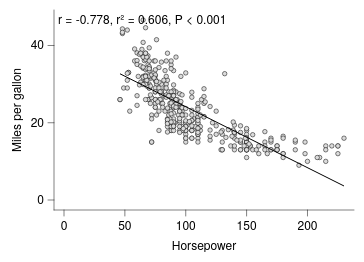

Here is the Vega-Lite specification saved for this chart:
### Vega-Lite specification from a JSON file in a GitHub repository (floating-point values rounded to 4 significant figures; data arrays with more than 128 entries replaced by an {"elided": "..."} marker saying what was removed)
{"background": null, "config": {"arc": {"fill": "#DBDBDB", "fillOpacity": 1.0, "innerRadius": 25.0, "padAngle": 0.03, "stroke": "black", "strokeOpacity": 1, "strokeWidth": 0.25}, "area": {"fill": "#DBDBDB", "fillOpacity": 1.0, "stroke": "black", "strokeOpacity": 1, "strokeWidth": 0.25}, "axis": {"domain": true, "domainCap": "round", "domainColor": "black", "domainWidth": 0.25, "grid": false, "gridCap": "round", "gridColor": "#F1F1F1", "gridDash": [0, 0], "gridOpacity": 1.0, "gridWidth": 0.25, "labelColor": "black", "labelFont": "Helvetica Neue, HelveticaNeue, Helvetica, Arial, sans-serif", "labelFontSize": 6, "labelFontStyle": "normal", "labelFontWeight": 400, "offset": 0, "ticks": true, "tickCap": "round", "tickColor": "black", "tickRound": false, "tickSize": 3.0, "tickWidth": 0.25, "titleColor": "black", "titleFont": "Helvetica Neue, HelveticaNeue, Helvetica, Arial, sans-serif", "titleFontSize": 6, "titleFontStyle": "normal", "titleFontWeight": 400}, "axisX": {"domain": true, "labelAlign": "center", "labelAngle": 0, "labels": true, "ticks": true, "translate": 0}, "axisY": {"domain": true, "labelAlign": "right", "labelAngle": 0, "labels": true, "ticks": true, "translate": 0}, "axisRight": {"domain": true, "labelAlign": "left", "labelAngle": 0, "labels": true, "ticks": true, "translate": 0}, "axisTop": {"domain": true, "labelAlign": "center", "labelAngle": 0, "labels": true, "ticks": true, "translate": 0}, "axisBand": {"tickOffset": 0}, "bar": {"fill": "#DBDBDB", "fillOpacity": 1.0, "stroke": "black", "strokeOpacity": 1, "strokeWidth": 0.25}, "boxplot": {"size": 9.0, "ticks": {"cornerRadius": 0.25, "fill": "black", "opacity": 1, "size": 4.5, "thickness": 0.25}, "box": {"fillOpacity": 1.0, "stroke": "black", "strokeOpacity": 1, "strokeWidth": 0.25}, "median": {"cornerRadius": 0, "fill": "black", "fillOpacity": 1.0, "opacity": 1, "size": 9.0, "thickness": 0.25}, "rule": {"fill": "black", "fillOpacity": 1.0, "size": 10.0, "stroke": "black", "strokeDash": [0, 0], "strokeOpacity": 1, "strokeWidth": 0.25}, "outliers": {"color": "black", "fill": "black", "fillOpacity": 1.0, "size": 0, "stroke": "black", "strokeOpacity": 1, "strokeWidth": 0.25}}, "circle": {"fill": "black", "fillOpacity": 1.0, "size": 1.25, "stroke": null, "strokeOpacity": 1, "strokeWidth": 0.25}, "errorband": {"band": {"fillOpacity": 0.6, "stroke": null, "strokeWidth": 0.25, "strokeOpacity": 1}, "borders": {"opacity": 0, "strokeOpacity": 1, "strokeWidth": 0.25}}, "errorbar": {"opacity": 1, "rule": {"strokeDash": [0, 0], "strokeWidth": 0.25}, "ticks": {"color": "black", "cornerRadius": 0.125, "opacity": 1, "size": 6.0, "thickness": 0.25}, "thickness": 0.25}, "font": "Helvetica Neue, HelveticaNeue, Helvetica, Arial, sans-serif", "geoshape": {"fill": "#DBDBDB", "fillOpacity": 1.0, "stroke": "black", "strokeOpacity": 1, "strokeWidth": 0.25}, "header": {"labelColor": "black", "labelFont": "Helvetica Neue, HelveticaNeue, Helvetica, Arial, sans-serif", "labelFontSize": 6, "labelFontStyle": "normal", "labelFontWeight": 400, "titleColor": "black", "titleFont": "Helvetica Neue, HelveticaNeue, Helvetica, Arial, sans-serif", "titleFontSize": 6, "titleFontStyle": "normal", "titleFontWeight": 400, "titlePadding": 0}, "legend": {"disable": false, "offset": 4.5, "titlePadding": 4, "labelOffset": 2, "gradientLabelOffset": 2, "columnPadding": 4, "rowPadding": 2, "gradientThickness": 5, "gradientOpacity": 1.0, "gradientStrokeColor": "black", "gradientStrokeWidth": 0.25, "labelColor": "black", "labelFont": "Helvetica Neue, HelveticaNeue, Helvetica, Arial, sans-serif", "labelFontSize": 6, "labelFontStyle": "normal", "labelFontWeight": 400, "strokeColor": "black", "strokeWidth": 0, "symbolSize": 36, "symbolStrokeColor": "black", "symbolStrokeWidth": 0.25, "titleColor": "black", "titleFont": "Helvetica Neue, HelveticaNeue, Helvetica, Arial, sans-serif", "titleFontSize": 6, "titleFontStyle": "normal", "titleFontWeight": 400}, "line": {"color": "black", "stroke": "black", "strokeCap": "butt", "strokeDash": [0, 0], "strokeOpacity": 1, "strokeWidth": 0.5}, "point": {"filled": true, "fill": "#DBDBDB", "fillOpacity": 1.0, "size": 5.0, "stroke": "black", "strokeOpacity": 1, "strokeWidth": 0.25}, "range": {"category": ["#9D9D9D", "#28287D", "#004225", "#47266F", "#00605D", "#DBDBDB", "#7983C1", "#6E927B", "#937FB4", "#699A97"], "diverging": {"scheme": ["#4F4265", "#6A5C82", "#85789D", "#A196B7", "#BDB5CE", "#D8D6DD", "#F6F6F6", "#CED8D7", "#9DBFBD", "#75A3A0", "#518683", "#326967", "#164D4B"]}, "heatmap": {"scheme": ["#440154", "#472270", "#433E82", "#38598C", "#2C728E", "#238A8D", "#24A086", "#39B578", "#5DC862", "#96D646", "#CAE02D", "#FDE724"]}, "ordinal": {"scheme": ["#F1F1F1", "#DBDBDB", "#C6C6C6", "#B2B2B2", "#9D9D9D", "#898989", "#767676", "#636363", "#515151", "#404040", "#2F2F2F", "#1F1F1F"]}, "ramp": {"scheme": ["#440154", "#472270", "#433E82", "#38598C", "#2C728E", "#238A8D", "#24A086", "#39B578", "#5DC862", "#96D646", "#CAE02D", "#FDE724"]}}, "rule": {"color": "black", "stroke": "black", "strokeCap": "round", "strokeDash": [2, 2], "strokeOpacity": 1, "strokeWidth": 0.25}, "scale": {"barBandPaddingInner": 0.1, "rectBandPaddingInner": 0, "tickBandPaddingInner": 0.1, "bandPaddingOuter": 0.1, "bandWithNestedOffsetPaddingInner": 0.2, "bandWithNestedOffsetPaddingOuter": 0.2, "offsetBandPaddingInner": 0, "offsetBandPaddingOuter": 0, "continuousPadding": 5.0, "round": false}, "rect": {"fill": "#DBDBDB", "fillOpacity": 1.0, "stroke": "black", "strokeOpacity": 1, "strokeWidth": 0.25}, "square": {"fill": "#DBDBDB", "fillOpacity": 1.0, "size": 10.0, "stroke": "black", "strokeOpacity": 1, "strokeWidth": 0.25}, "text": {"color": "black", "font": "Helvetica Neue, HelveticaNeue, Helvetica, Arial, sans-serif", "fontSize": 6, "fontStyle": "normal", "fontWeight": 400}, "tick": {"color": "black", "cornerRadius": 0.125, "opacity": 1.0, "size": 9.0, "thickness": 0.25}, "title": {"anchor": "middle", "frame": "group", "color": "black", "font": "Helvetica Neue, HelveticaNeue, Helvetica, Arial, sans-serif", "fontSize": 6, "fontStyle": "normal", "fontWeight": 400, "subtitleColor": "black", "subtitleFont": "Helvetica Neue, HelveticaNeue, Helvetica, Arial, sans-serif", "subtitleFontSize": 6, "subtitleFontStyle": "normal", "subtitleFontWeight": 400}, "trail": {"color": "black", "opacity": 1, "size": 0.5}, "view": {"continuousWidth": 150, "continuousHeight": 100, "discreteWidth": 150, "discreteHeight": 100, "fill": null, "stroke": null, "strokeWidth": 0.25}}, "layer": [{"data": {"name": "data-7285c4e2e195e5a75737a34913199f5f"}, "mark": {"type": "point"}, "encoding": {"x": {"field": "Horsepower", "type": "quantitative", "scale": {"nice": false}}, "y": {"field": "Miles_per_Gallon", "title": "Miles per gallon", "type": "quantitative", "scale": {"nice": false}}}}, {"layer": [{"data": {"name": "data-e5e41d7cdc7704607649085c2c14cc40"}, "mark": {"type": "line"}, "encoding": {"x": {"field": "Horsepower", "type": "quantitative", "scale": {"nice": false}}, "y": {"field": "Miles_per_Gallon", "type": "quantitative", "scale": {"nice": false}}}}, {"data": {"values": [{"__dysonsphere__": 1}]}, "mark": {"type": "text", "align": "left", "angle": 0, "baseline": "top", "dx": 0, "dy": 0, "fontSize": 6, "opacity": 1.0}, "encoding": {"text": {"value": "r = -0.778, r² = 0.606, P < 0.001"}, "x": {"value": 2}, "y": {"value": 2}}}], "name": "__dysonsphere_76376099648bb858_43"}], "$schema": "https://vega.github.io/schema/vega-lite/v6.4.1.json", "datasets": {"data-7285c4e2e195e5a75737a34913199f5f": {"elided": "392 records"}, "data-e5e41d7cdc7704607649085c2c14cc40": [{"Horsepower": 46.0, "Miles_per_Gallon": 32.68, "__dysonsphere__": 1}, {"Horsepower": 230.0, "Miles_per_Gallon": 3.632, "__dysonsphere__": 1}]}}
